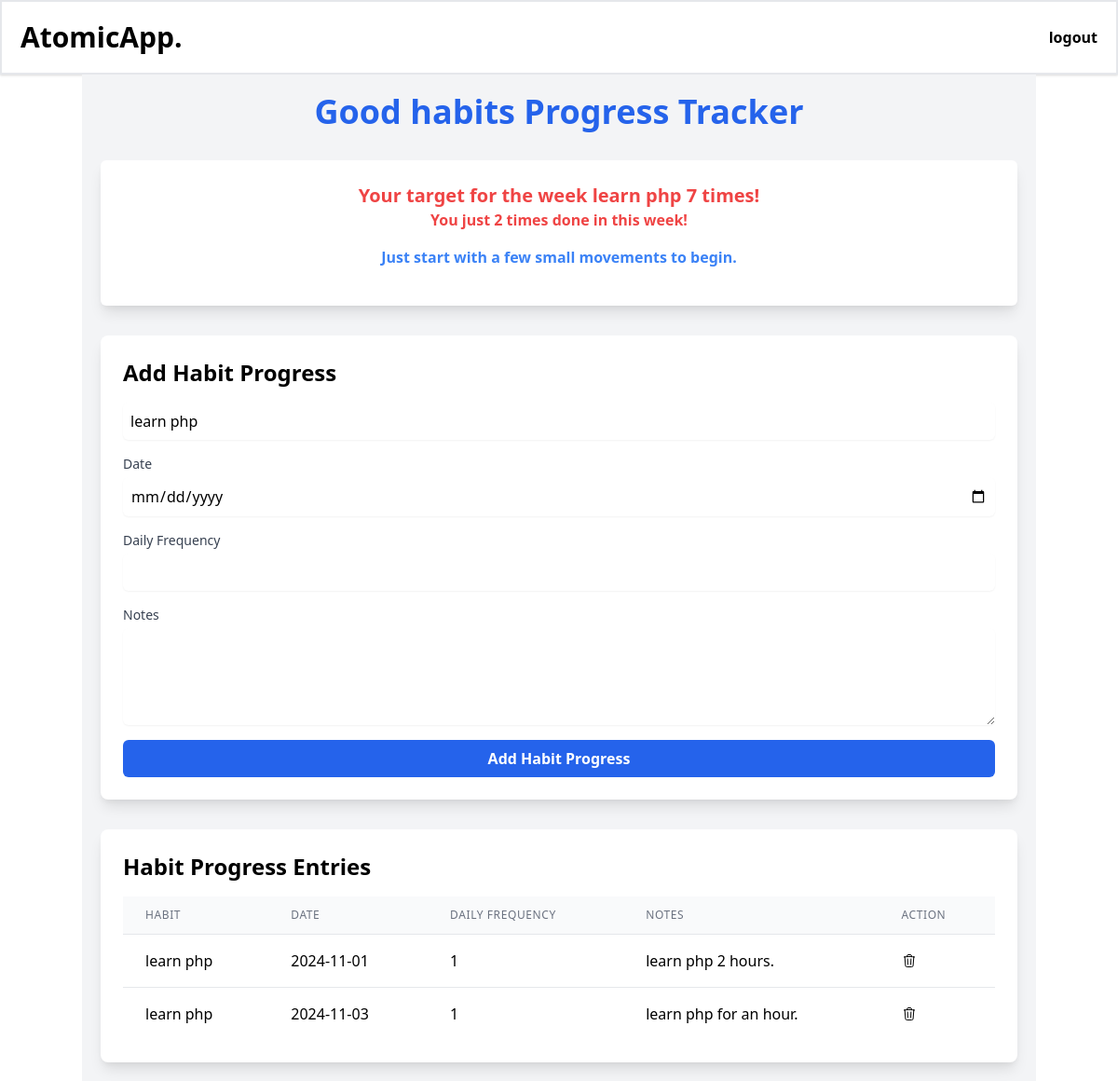
Page /goodhabits_progress/goodhabits_progress_tracker.php?id_habit=5 (signed in) on the committed database.
### tables this page shows
CREATE TABLE `habit` (
  `id_habit` int NOT NULL AUTO_INCREMENT,
  `id_akun` int DEFAULT NULL,
  `habit_name` varchar(255) DEFAULT NULL,
  `frekuensi_target` int DEFAULT NULL,
  `created_at` timestamp NULL DEFAULT CURRENT_TIMESTAMP,
  `category` varchar(100) DEFAULT NULL,
  PRIMARY KEY (`id_habit`),
  KEY `id_akun` (`id_akun`),
  CONSTRAINT `habit_ibfk_1` FOREIGN KEY (`id_akun`) REFERENCES `account` (`id_akun`)
);

CREATE TABLE `habit_progress` (
  `id_habit_progress` int NOT NULL AUTO_INCREMENT,
  `id_habit` int DEFAULT NULL,
  `date` date DEFAULT NULL,
  `daily_frequency` int DEFAULT NULL,
  `notes` text,
  PRIMARY KEY (`id_habit_progress`),
  KEY `id_habit` (`id_habit`),
  CONSTRAINT `habit_progress_ibfk_1` FOREIGN KEY (`id_habit`) REFERENCES `habit` (`id_habit`)
);

### goodhabits_progress/goodhabits_progress_tracker.php (the view, shortened to what this page needs)
<?php
require '../functions.php';
$id_akun = $_SESSION['id_akun'];
$id_habit_get = isset($_SESSION['id_habit']) ? $_SESSION['id_habit'] : 0;
$stmt_habit = $connect->prepare("SELECT * FROM habit WHERE id_habit = ? AND id_akun = ?");
$stmt_habit->bind_param("ii", $id_habit_get, $id_akun);
$stmt_habit->execute();
$habit_result = $stmt_habit->get_result();
?>
<!DOCTYPE html>
<html lang="en">
<head>
    <link href="https://cdn.jsdelivr.net/npm/tailwindcss@2.2.19/dist/tailwind.min.css" rel="stylesheet">
</head>
<body>
    <div class="container mx-auto p-5 bg-gray-100">
        <h1 class="text-4xl font-bold text-center mb-8 text-blue-600">Good habits Progress Tracker</h1>
        <div class="bg-white shadow-lg rounded-md p-6 mb-8">
        <?php
            $stmt_target = $connect->prepare("SELECT h.habit_name, h.frekuensi_target, SUM(hp.daily_frequency) AS total_frequency FROM habit AS h JOIN habit_progress AS hp ON h.id_habit = hp.id_habit WHERE h.id_habit = ?  GROUP BY h.id_habit ");
            $stmt_target->bind_param("i", $id_habit_get);
            $stmt_target->execute();
            $target_result = $stmt_target->get_result();
        ?>
        <?php if (isset($target_result) && $target_result->num_rows > 0) : ?>
        <?php while($row = $target_result-> fetch_assoc()) : ?>
            <h2 class="text-center text-xl text-red-500 font-semibold">Your target for the week <?= $row['habit_name'] ?> <?= $row['frekuensi_target']?> times!</h2>
            <p class="text-center text-md text-red-500 font-semibold">You just  <?= $row['total_frequency'] ?> times done in this week!</p>
        <?php endwhile; ?>
        <?php endif; ?>
        <p class="text-center text-md text-blue-500 my-4 font-semibold">Just start with a few small movements to begin.</p>
        </div>
        <div class="bg-white shadow-lg rounded-lg p-6 mb-8">
            <h2 class="text-2xl font-semibold mb-4">Add Habit Progress</h2>
            <form class="space-y-4" action="goodhabits_progress_tracker.php" method="post">
                    <div>
                         <?php
                        if (isset($habit_result) && $habit_result->num_rows > 0) {
                            while ($row = $habit_result->fetch_assoc()) { ?>
                                <label for="id_habit" class="mt-1 block w-full border-gray-300 rounded-md shadow-sm focus:ring focus:ring-blue-500 p-2"><?= htmlspecialchars($row["habit_name"]) ?></opton>
                            <?php }
                        } else {
                            echo "<option disabled>No habits found</option>";
                        }
                        ?>
                    </div>
                <div>
                    <label for="date" class="block text-sm font-medium text-gray-700">Date</label>
                    <input type="date" id="date" name="date" required class="mt-1 block w-full border-gray-300 rounded-md shadow-sm focus:ring focus:ring-blue-500 p-2">
                </div>
                <div>
              <label for="daily_frequency" class="block text-sm font-medium text-gray-700">Daily Frequency</label>
                    <input type="number" id="daily_frequency" name="daily_frequency" required class="mt-1 block  w-full border-gray-300 rounded-md shadow-sm focus:ring focus:ring-blue-500 p-2">
                </div>
                <div>
                    <label for="notes" class="block text-sm font-medium text-gray-700">Notes</label>
                    <textarea id="notes" name="notes" rows="3" class="mt-1 block w-full p-4 border-gray-300 rounded-md shadow-sm focus:ring focus:ring-blue-500"></textarea>
                </div>
                <button type="submit" class="w-full bg-blue-600 text-white font-semibold py-2 rounded-md hover:bg-blue-700 transition duration-200" name="submit">Add Habit Progress</button>
            </form>
        </div>
        <div class="bg-white shadow-lg rounded-lg p-6">
            <h2 class="text-2xl font-semibold mb-4">Habit Progress Entries</h2>
            <div class="overflow-x-auto">
                <table class="min-w-full divide-y divide-gray-200">
                    <thead class="bg-gray-50">
                        <tr>
                            <th class="px-6 py-3 text-left text-xs font-medium text-gray-500 uppercase tracking-wider">Habit</th>
                            <th class="px-6 py-3 text-left text-xs font-medium text-gray-500 uppercase tracking-wider">Date</th>
                            <th class="px-6 py-3 text-left text-xs font-medium text-gray-500 uppercase tracking-wider">Daily Frequency</th>
                            <th class="px-6 py-3 text-left text-xs font-medium text-gray-500 uppercase tracking-wider">Notes</th>
                            <th class="px-6 py-3 text-left text-xs font-medium text-gray-500 uppercase tracking-wider">action</th>
                        </tr>
                    </thead>
                    <tbody class="bg-white divide-y divide-gray-200">
                    <?php
                         $stmt_habit_progress = $connect->prepare("SELECT h.habit_name, hp.date, hp.daily_frequency, hp.notes, hp.id_habit_progress FROM habit_progress hp JOIN habit h ON hp.id_habit = h.id_habit WHERE hp.id_habit = ?");
                         $stmt_habit_progress->bind_param("i", $id_habit_get);
                         $stmt_habit_progress->execute();
                         $habit_result_progress = $stmt_habit_progress->get_result();
                    ?>
                        <?php
                        if (isset($habit_result_progress) && $habit_result_progress->num_rows > 0) {
                            while ($row = $habit_result_progress->fetch_assoc()) { ?>
                        <tr>
                            <td class='px-6 py-4 whitespace-nowrap'>
                            <form action="detail_habit_progress.php" method="POST" style="display:inline;">
                            <button type="submit" class="hover:underline"><?= $row["habit_name"] ?></button>
                            </form>
                            </td>
                            <td class='px-6 py-4 whitespace-nowrap'><?= $row["date"]?></td>
                            <td class='px-6 py-4 whitespace-nowrap'><?= $row["daily_frequency"]?></td>
                            <td class='px-6 py-4 whitespace-nowrap'><?= $row["notes"]?></td>
                            <td class="px-6 py-4 whitespace-nowrap">
                                <a href="delete_gp.php?id=<?= $row['id_habit_progress']; ?>" >
                                </a>
                            </td>
                        </tr>
                            <?php }
                        } else {
                            echo "<option disabled>No habits found</option>";
                        }
                        ?>
                    </tbody>
                </table>
            </div>
        </div>
    </div>
</body>
</html>

### rows in the picture
habit: habit_name "learn php", frekuensi_target "7", total_frequency "2"
habit_progress: id_habit.habit_name "learn php", date "2024-11-01", daily_frequency "1", notes "learn php 2 hours."
habit_progress: id_habit.habit_name "learn php", date "2024-11-03", daily_frequency "1", notes "learn php for an hour."
